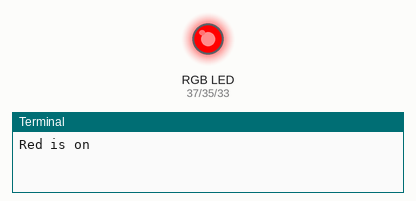
This program was run on a simulated Raspberry Pi (header pin numbers). On the bench: an RGB LED mixed from three pins (HIGH = lit), the last lines printed to the terminal.

Above: at 0.05 s.
At 0.75 s:
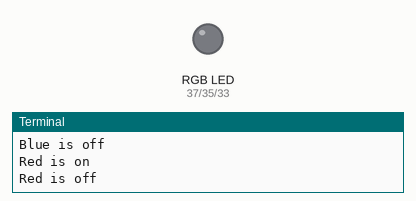
At 1.45 s:
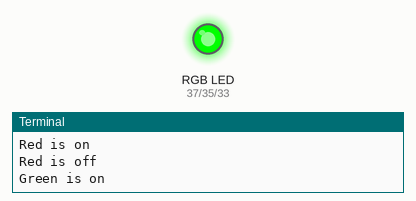
At 2.85 s:
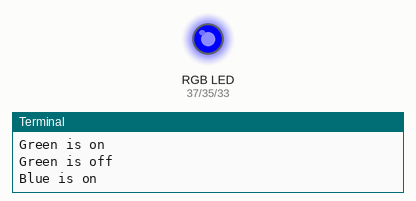
Timing chart, 0 to 3.1 s (numbered marks = the images above):
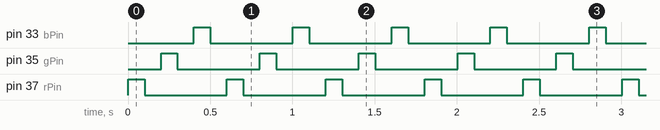

The program:

rgbLED.py
```python
import RPi.GPIO as GPIO
import time

GPIO.setmode(GPIO.BOARD)
rPin=37
gPin=35
bPin=33
GPIO.setup(rPin,GPIO.OUT)
GPIO.setup(gPin,GPIO.OUT)
GPIO.setup(bPin,GPIO.OUT)
try:
   while True:

        GPIO.output(rPin,1)
        print("Red is on")
        time.sleep(.1)
        GPIO.output(rPin,0)
        print("Red is off")
        time.sleep(.1)
        GPIO.output(gPin,1)
        print("Green is on")
        time.sleep(.1)
        GPIO.output(gPin,0)
        print("Green is off")
        time.sleep(.1)
        GPIO.output(bPin,1)
        print("Blue is on")
        time.sleep(.1)
        GPIO.output(bPin,0)
        print("Blue is off")
        time.sleep(.1)
except KeyboardInterrupt:
      print("....program complete")
finally:
       GPIO.cleanup()
```

Measured:
- by itself, pin 33 (bPin), pin 35 (gPin), pin 37 (rPin): alternates HIGH for 0.10 s and LOW for 0.50 s
